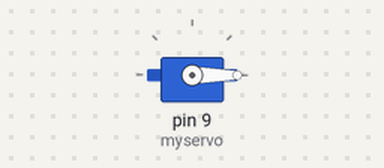
A sketch run on a simulated Arduino Uno, built with avr-gcc and run on an emulated ATmega328P. Parts: servo.

Above: at 0.05 s.
At 4.55 s:
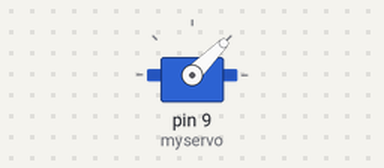
At 9.05 s:
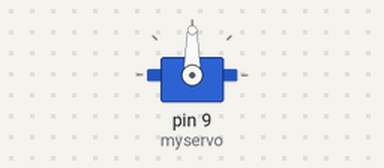
At 17.95 s:
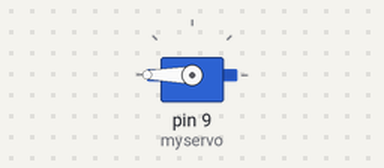
Timing chart, 0 to 23.4 s (numbered marks = the images above):
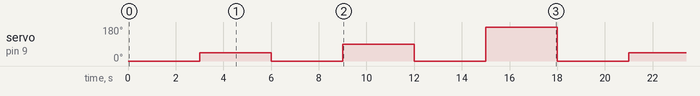

Measured:
- by itself, servo on pin 9 (myservo): repeats every 18.0 s: 0° 3.0 s, 90° 3.0 s, 0° 3.0 s, 180° 3.0 s, 0° 3.0 s, 45° 3.0 s

The sketch:

servo_motor.ino
```cpp
#include  <Servo.h>
Servo myservo;         // create servo object to control a servo
void setup() {
  // put your setup code here, to run once:
  Serial.begin(9600);
  myservo.attach(9);  // attaches the servo on pin 9 to the servo control pin (orange)
}

void loop() {
  myservo.write(0); // สั่งให้ Servo หมุนไปองศาที่ 0
  delay(3000); // หน่วงเวลา 1000ms
  myservo.write(45); // สั่งให้ Servo หมุนไปองศาที่ 45
  delay(3000); // หน่วงเวลา 1000ms
  myservo.write(0); // สั่งให้ Servo หมุนไปองศาที่ 0
  delay(3000); // หน่วงเวลา 1000ms
  myservo.write(90); // สั่งให้ Servo หมุนไปองศาที่ 90
  delay(3000); // หน่วงเวลา 1000ms
  myservo.write(0); // สั่งให้ Servo หมุนไปองศาที่ 0
  delay(3000); // หน่วงเวลา 1000ms
  myservo.write(180); // สั่งให้ Servo หมุนไปองศาที่ 90
  delay(3000); // หน่วงเวลา 1000ms

}
```
